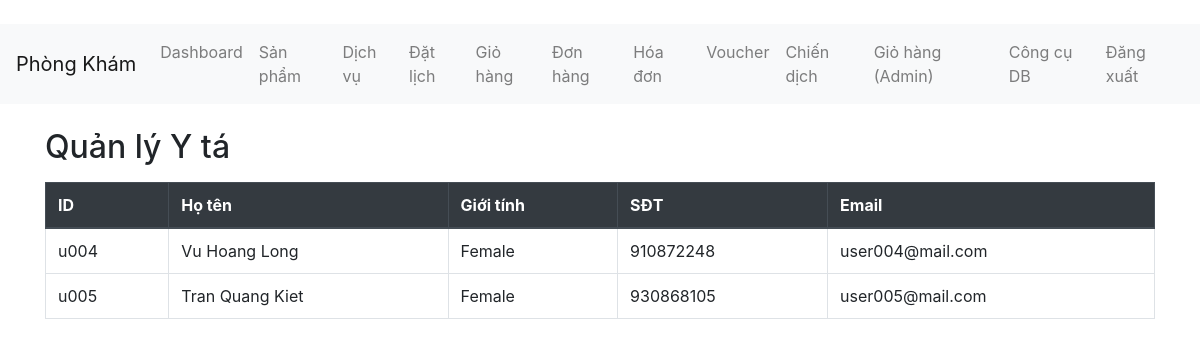
The page /admin/nurses (signed in) on the database its author committed.
### tables this page shows
CREATE TABLE users (iduser TEXT PRIMARY KEY, name TEXT, birth TEXT, gender TEXT, address TEXT, phone TEXT, email TEXT, pass TEXT, point INTEGER, dateregist TEXT);

### app.py (the view)
@app.route("/admin/nurses")
def admin_nurses():
    if session.get("role") != "admin":
        return redirect(url_for("login"))
    conn = get_conn()
    rows = conn.execute(
        """
        SELECT u.iduser, u.name, u.gender, u.phone, u.email
        FROM users u
        JOIN user_roles r ON r.email = u.email
        WHERE LOWER(r.rolename) = 'nurse'
        """
    ).fetchall()
    conn.close()
    return render_template("admin_nurses.html", nurses=[dict(r) for r in rows])

### app.py (called while the page is built)
def get_conn() -> sqlite3.Connection:
    conn = sqlite3.connect(DB_PATH)
    conn.row_factory = sqlite3.Row
    conn.execute("PRAGMA foreign_keys = ON")
    return conn

### template/admin_nurses.html
﻿{% extends "base.html" %}
{% block content %}
<h2>Quản lý Y tá</h2>
<table class="table table-bordered mt-3">
  <thead class="thead-dark">
    <tr>
      <th>ID</th><th>Họ tên</th><th>Giới tính</th><th>SĐT</th><th>Email</th>
    </tr>
  </thead>
  <tbody>
    {% for n in nurses %}
    <tr>
      <td>{{ n["iduser"] }}</td>
      <td>{{ n["name"] }}</td>
      <td>{{ n["gender"] }}</td>
      <td>{{ n["phone"] }}</td>
      <td>{{ n["email"] }}</td>
    </tr>
    {% endfor %}
  </tbody>
</table>
{% endblock %}

### rows shown on the page
users: iduser "u004", name "Vu Hoang Long", gender "Female", phone "910872248", email "user004@mail.com"
users: iduser "u005", name "Tran Quang Kiet", gender "Female", phone "930868105", email "user005@mail.com"
